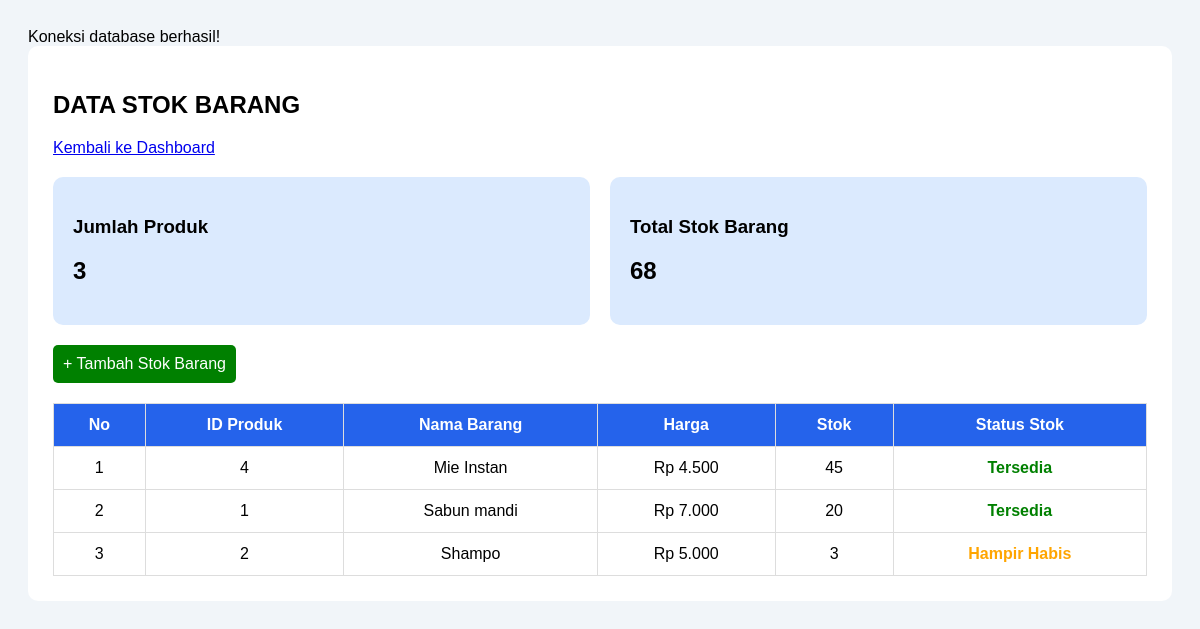
/stok.php (signed in), run on the app's committed database.
### tables this page shows
CREATE TABLE `produk` (
  `id_produk` int(11) NOT NULL,
  `nama_produk` varchar(50) NOT NULL,
  `harga` decimal(10,2) NOT NULL,
  `stok` int(11) NOT NULL
);

### stok.php (the view, shortened to what this page needs)
<?php
include "koneksi.php";
$query = mysqli_query($conn,
    "SELECT * FROM produk ORDER BY nama_produk ASC"
);
$ringkasan = mysqli_query($conn,
    "SELECT COUNT(*) AS jumlah_produk,
            SUM(stok) AS total_stok
     FROM produk"
);
$hasil = mysqli_fetch_assoc($ringkasan);
?>
<!DOCTYPE html>
<html>
<head>
</head>
<body>
<div class="container">
    <h2>DATA STOK BARANG</h2>
    <a href="dashboard_admin.php">Kembali ke Dashboard</a>
    <div class="info">
        <div class="card">
            <h3>Jumlah Produk</h3>
            <h2><?= $hasil['jumlah_produk']; ?></h2>
        </div>
        <div class="card">
            <h3>Total Stok Barang</h3>
            <h2><?= $hasil['total_stok'] ?? 0; ?></h2>
        </div>
    </div>
    <?php if ($_SESSION['status'] == 'admin') { ?>
        <a href="tambah_stok.php" class="tambah">
            + Tambah Stok Barang
        </a>
    <?php } ?>
    <table>
        <tr>
            <th>No</th>
            <th>ID Produk</th>
            <th>Nama Barang</th>
            <th>Harga</th>
            <th>Stok</th>
            <th>Status Stok</th>
        </tr>
        <?php
        $no = 1;
        while ($data = mysqli_fetch_assoc($query)) {
            if ($data['stok'] == 0) {
                $status = "Habis";
                $class = "habis";
            } elseif ($data['stok'] <= 5) {
                $status = "Hampir Habis";
                $class = "sedikit";
            } else {
                $status = "Tersedia";
                $class = "aman";
            }
        ?>
        <tr>
            <td><?= $no++; ?></td>
            <td><?= $data['id_produk']; ?></td>
            <td>
                <?= htmlspecialchars($data['nama_produk']); ?>
            </td>
            <td>
                Rp <?= number_format($data['harga'], 0, ',', '.'); ?>
            </td>
            <td><?= $data['stok']; ?></td>
            <td class="<?= $class ?>">
                <?= $status; ?>
            </td>
        </tr>
        <?php } ?>
    </table>
</div>
</body>
</html>

### stok.php (style rules this page uses)
body { font-family: Arial; background: #f1f5f9; padding: 20px; }
.container { background: white; padding: 25px; border-radius: 10px; }
.info { display: flex; gap: 20px; margin: 20px 0; }
.card { background: #dbeafe; padding: 20px; border-radius: 10px; flex: 1; }
table { width: 100%; border-collapse: collapse; margin-top: 20px; }
th, td { border: 1px solid #ddd; padding: 12px; text-align: center; }
th { background: #2563eb; color: white; }
.aman { color: green; font-weight: bold; }
.sedikit { color: orange; font-weight: bold; }
.tambah { display: inline-block; padding: 10px; background: green; color: white; text-decoration: none; border-radius: 5px; }

### data on the page
produk: id_produk "4", nama_produk "Mie Instan", harga "4.500", stok "45", stok "Tersedia"
produk: id_produk "1", nama_produk "Sabun mandi", harga "7.000", stok "20", stok "Tersedia"
produk: id_produk "2", nama_produk "Shampo", harga "5.000", stok "3", stok "Hampir Habis"

### other printed values
$hasil['jumlah_produk'] "3"
$hasil['total_stok'] "68"
